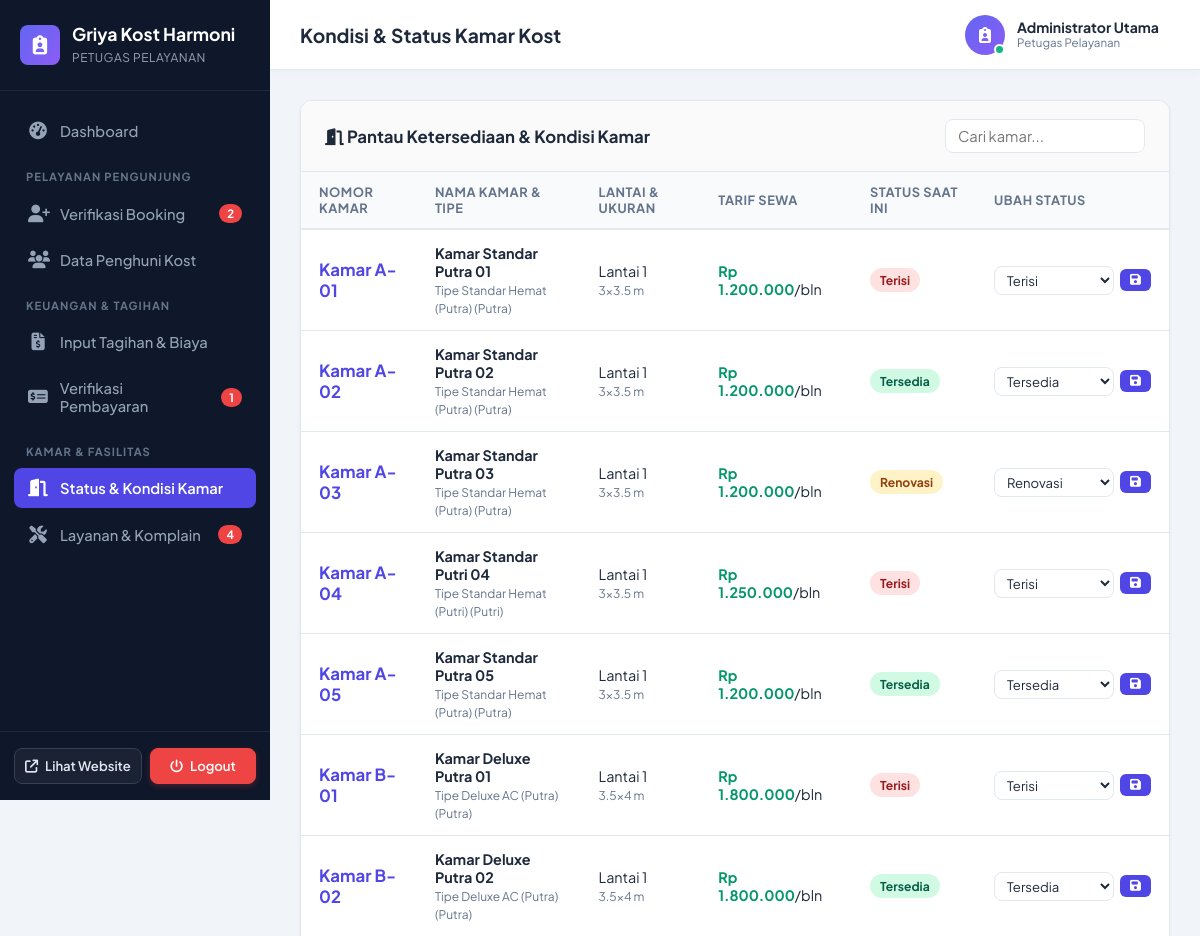
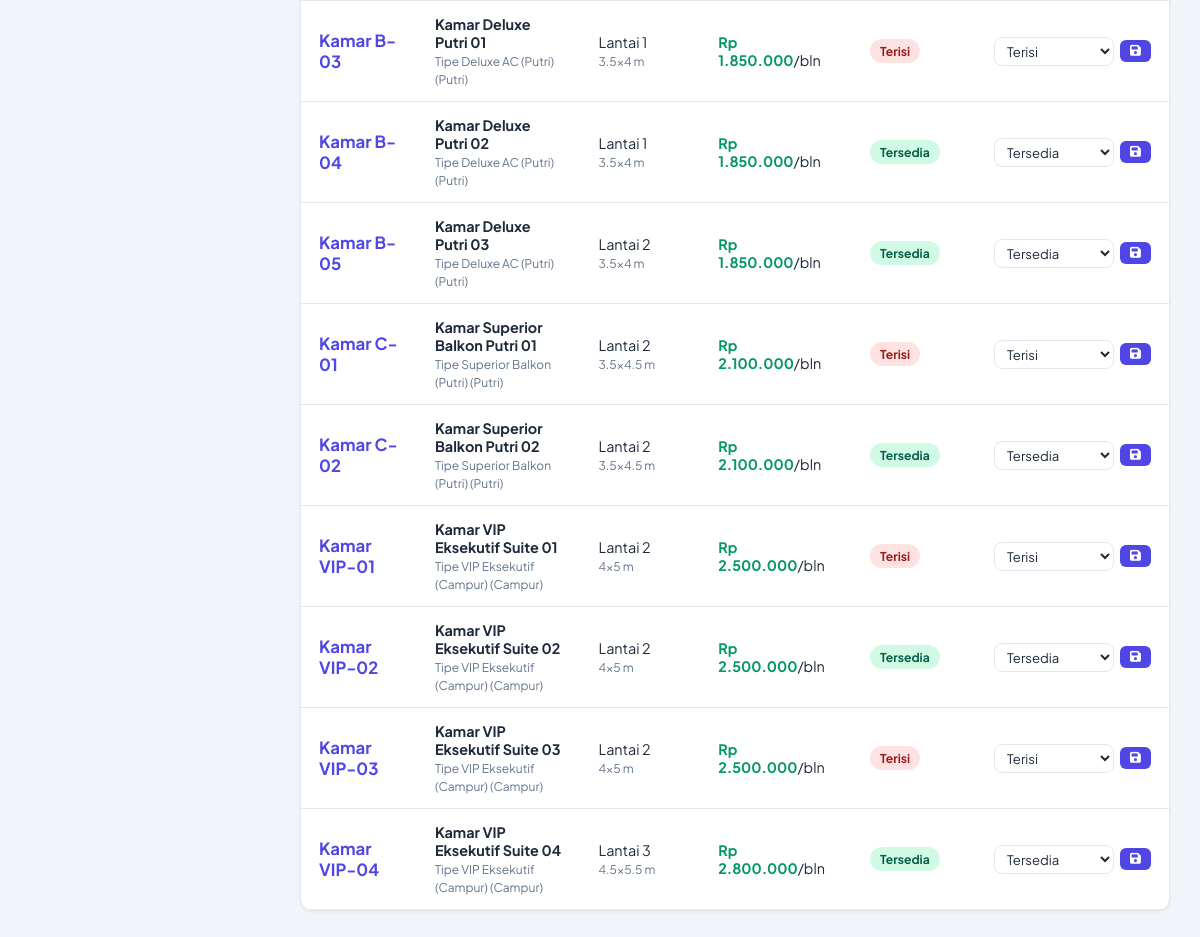
/petugas/kamar_status.php (signed in), run on the app's committed database (2 pictures, top to bottom).
### tables this page shows
CREATE TABLE `tbl_pengaturan` (
  `id` int(11) NOT NULL AUTO_INCREMENT,
  `nama_kost` varchar(100) NOT NULL DEFAULT 'Griya Kost Harmoni',
  `slogan` varchar(255) DEFAULT 'Hunian Modern, Bersih, Nyaman, Aman, dan Strategis',
  `logo` varchar(255) DEFAULT 'logo.png',
  `banner` varchar(255) DEFAULT 'banner.jpg',
  `deskripsi` text DEFAULT NULL,
  `alamat` text DEFAULT NULL,
  `kota` varchar(100) DEFAULT 'Jakarta Selatan',
  `no_telepon` varchar(20) DEFAULT '021-88997766',
  `no_wa` varchar(20) DEFAULT '081234567890',
  `email` varchar(100) DEFAULT 'kontak@griyakostharmoni.com',
  `nama_bank` varchar(50) DEFAULT 'Bank BCA',
  `no_rekening` varchar(50) DEFAULT '8830129841',
  `atas_nama` varchar(100) DEFAULT 'Griya Kost Harmoni',
  `qris_image` varchar(255) DEFAULT NULL,
  `updated_at` timestamp NOT NULL DEFAULT CURRENT_TIMESTAMP ON UPDATE CURRENT_TIMESTAMP,
  PRIMARY KEY (`id`)
);

CREATE TABLE `tbl_users` (
  `id_user` int(11) NOT NULL AUTO_INCREMENT,
  `username` varchar(50) NOT NULL UNIQUE,
  `password` varchar(255) NOT NULL,
  `nama_lengkap` varchar(100) NOT NULL,
  `email` varchar(100) NOT NULL UNIQUE,
  `no_hp` varchar(20) NOT NULL,
  `role` enum('admin','petugas','pengunjung') NOT NULL DEFAULT 'pengunjung',
  `foto` varchar(255) DEFAULT 'default_user.png',
  `alamat_asal` text DEFAULT NULL,
  `pekerjaan` varchar(100) DEFAULT 'Mahasiswa / Karyawan',
  `no_ktp` varchar(30) DEFAULT NULL,
  `status_aktif` enum('aktif','nonaktif') NOT NULL DEFAULT 'aktif',
  `created_at` timestamp NOT NULL DEFAULT CURRENT_TIMESTAMP,
  PRIMARY KEY (`id_user`)
);

CREATE TABLE `tbl_kamar` (
  `id_kamar` int(11) NOT NULL AUTO_INCREMENT,
  `id_kategori` int(11) NOT NULL,
  `nomor_kamar` varchar(20) NOT NULL UNIQUE,
  `nama_kamar` varchar(100) NOT NULL,
  `lantai` int(11) NOT NULL DEFAULT 1,
  `ukuran` varchar(20) NOT NULL DEFAULT '3x4 meter',
  `harga_per_bulan` decimal(12,2) NOT NULL,
  `harga_per_tahun` decimal(12,2) DEFAULT NULL,
  `harga_per_hari` decimal(12,2) DEFAULT NULL,
  `status` enum('tersedia','terisi','renovasi') NOT NULL DEFAULT 'tersedia',
  `foto_utama` varchar(255) DEFAULT 'kamar_default.jpg',
  `deskripsi` text DEFAULT NULL,
  `created_at` timestamp NOT NULL DEFAULT CURRENT_TIMESTAMP,
  PRIMARY KEY (`id_kamar`),
  KEY `fk_kamar_kategori` (`id_kategori`),
  CONSTRAINT `fk_kamar_kategori` FOREIGN KEY (`id_kategori`) REFERENCES `tbl_kategori_kamar` (`id_kategori`) ON DELETE CASCADE
);

CREATE TABLE `tbl_kategori_kamar` (
  `id_kategori` int(11) NOT NULL AUTO_INCREMENT,
  `nama_kategori` varchar(50) NOT NULL,
  `jenis_penghuni` enum('Putra','Putri','Campur') NOT NULL DEFAULT 'Campur',
  `deskripsi` text DEFAULT NULL,
  PRIMARY KEY (`id_kategori`)
);

### config/helper.php (called while the page is built, shortened)
<?php
function format_rupiah($angka) {
    return 'Rp ' . number_format((float)$angka, 0, ',', '.');
}
function get_profil_kost($conn) {
    $q = mysqli_query($conn, "SELECT * FROM tbl_pengaturan WHERE id = 1 LIMIT 1");
    if ($q && mysqli_num_rows($q) > 0) {
        return mysqli_fetch_assoc($q);
    }
    return [
        'nama_kost' => 'Griya Kost Harmoni',
        'slogan' => 'Hunian Nyaman & Strategis',
        'logo' => 'logo_default.png',
        'banner' => 'banner_default.jpg',
        'deskripsi' => 'Kost eksklusif fasilitas lengkap',
        'alamat' => 'Jl. Flamboyan No. 45',
        'kota' => 'Jakarta Selatan',
        'no_telepon' => '021-88997766',
        'no_wa' => '081234567890',
        'email' => 'kontak@griyakost.com',
        'nama_bank' => 'Bank BCA',
        'no_rekening' => '8830129841',
        'atas_nama' => 'Griya Kost Harmoni',
        'qris_image' => null
    ];
}
function get_current_user_data($conn) {
    $id = (int)$_SESSION['user_id'];
    $q = mysqli_query($conn, "SELECT * FROM tbl_users WHERE id_user = $id LIMIT 1");
    return ($q && mysqli_num_rows($q) > 0) ? mysqli_fetch_assoc($q) : null;
}
?>

### petugas/kamar_status.php (the view, shortened to what this page needs)
<?php
require_once __DIR__ . '/../koneksi.php';
require_once __DIR__ . '/../config/helper.php';
$kamar_list = mysqli_query($conn, "SELECT k.*, kat.nama_kategori, kat.jenis_penghuni
                                   FROM tbl_kamar k
                                   JOIN tbl_kategori_kamar kat ON k.id_kategori = kat.id_kategori
                                   ORDER BY k.lantai ASC, k.nomor_kamar ASC");
$page_title = "Kondisi & Status Kamar Kost";
require_once __DIR__ . '/header.php';
?>
<div class="card">
    <div class="card-header" style="display: flex; justify-content: space-between; align-items: center; flex-wrap: wrap; gap: 12px;">
        <h3 class="card-title"><i class="fa-solid fa-door-open"></i> Pantau Ketersediaan & Kondisi Kamar</h3>
        <input type="text" class="form-control table-search" data-target-table="statusKamarTable" placeholder="Cari kamar..." style="width: 200px; padding: 7px 12px;">
    </div>
    <div class="card-body" style="padding: 0;">
        <div class="table-responsive">
            <table class="data-table" id="statusKamarTable">
                <thead>
                    <tr>
                        <th>Nomor Kamar</th>
                        <th>Nama Kamar & Tipe</th>
                        <th>Lantai & Ukuran</th>
                        <th>Tarif Sewa</th>
                        <th>Status Saat Ini</th>
                        <th>Ubah Status</th>
                    </tr>
                </thead>
                <tbody>
                    <?php if ($kamar_list && mysqli_num_rows($kamar_list) > 0): ?>
                        <?php while ($km = mysqli_fetch_assoc($kamar_list)):
                            $badge = [
                                'tersedia' => 'badge-success',
                                'terisi' => 'badge-danger',
                                'renovasi' => 'badge-warning'
                            ][$km['status']] ?? 'badge-secondary';
                        ?>
                            <tr>
                                <td>
                                    <b style="font-size: 1.05rem; color: var(--adm-primary);">Kamar <?= htmlspecialchars($km['nomor_kamar']) ?></b>
                                </td>
                                <td>
                                    <b><?= htmlspecialchars($km['nama_kamar']) ?></b><br>
                                    <small style="color: var(--adm-muted);"><?= htmlspecialchars($km['nama_kategori']) ?> (<?= $km['jenis_penghuni'] ?>)</small>
                                </td>
                                <td>
                                    Lantai <?= $km['lantai'] ?><br>
                                    <small style="color: var(--adm-muted);"><?= htmlspecialchars($km['ukuran']) ?></small>
                                </td>
                                <td><b style="color: #059669;"><?= format_rupiah($km['harga_per_bulan']) ?></b>/bln</td>
                                <td><span class="badge <?= $badge ?>"><?= ucfirst($km['status']) ?></span></td>
                                <td>
                                    <form action="kamar_status.php" method="POST" style="display: flex; gap: 6px; align-items: center;">
                                        <select name="status" class="form-control" style="width: 120px; padding: 4px 8px; font-size: 0.82rem;">
                                            <option value="tersedia" <?= $km['status'] == 'tersedia' ? 'selected' : '' ?>>Tersedia</option>
                                            <option value="terisi" <?= $km['status'] == 'terisi' ? 'selected' : '' ?>>Terisi</option>
                                            <option value="renovasi" <?= $km['status'] == 'renovasi' ? 'selected' : '' ?>>Renovasi</option>
                                        </select>
                                        <button type="submit" name="btn_update_status_kamar" class="btn btn-primary btn-sm" title="Simpan Status">
                                            <i class="fa-solid fa-save"></i>
                                        </button>
                                    </form>
                                </td>
                            </tr>
                        <?php endwhile; ?>
                    <?php else: ?>
                        <tr><td colspan="6" style="text-align: center; color: var(--adm-muted); padding: 24px;">Belum ada data kamar.</td></tr>
                    <?php endif; ?>
                </tbody>
            </table>
        </div>
    </div>
</div>
<?php require_once __DIR__ . '/footer.php'; ?>

### petugas/header.php (shortened to what this page needs)
<?php
require_once __DIR__ . '/../koneksi.php';
require_once __DIR__ . '/../config/helper.php';
$profil = get_profil_kost($conn);
$curr_user = get_current_user_data($conn);
$q_b_count = mysqli_query($conn, "SELECT COUNT(*) as tot FROM tbl_booking WHERE status_booking = 'pending'");
$pending_booking = mysqli_fetch_assoc($q_b_count)['tot'] ?? 0;
$q_t_count = mysqli_query($conn, "SELECT COUNT(*) as tot FROM tbl_tagihan_pembayaran WHERE status_pembayaran = 'menunggu_verifikasi'");
$pending_bayar = mysqli_fetch_assoc($q_t_count)['tot'] ?? 0;
$q_k_count = mysqli_query($conn, "SELECT COUNT(*) as tot FROM tbl_pengaduan_layanan WHERE status IN ('menunggu', 'diproses')");
$pending_komplain = mysqli_fetch_assoc($q_k_count)['tot'] ?? 0;
$current_page = basename($_SERVER['PHP_SELF']);
?>
<!DOCTYPE html>
<html lang="id">
<head>
    <link rel="stylesheet" href="../assets/css/admin.css?v=<?= time() ?>">
    <link rel="stylesheet" href="https://cdnjs.cloudflare.com/ajax/libs/font-awesome/6.4.0/css/all.min.css">
</head>
<body>
<div class="admin-layout">
    <aside class="sidebar">
        <div class="sidebar-header">
            <div class="sidebar-logo-icon" style="background: linear-gradient(135deg, #6366f1, #8b5cf6);">
                <i class="fa-solid fa-clipboard-user"></i>
            </div>
            <div>
                <h2 class="sidebar-title"><?= htmlspecialchars($profil['nama_kost']) ?></h2>
                <span class="sidebar-subtitle">Petugas Pelayanan</span>
            </div>
        </div>
        <ul class="sidebar-menu">
            <li class="sidebar-item <?= $current_page == 'index.php' ? 'active' : '' ?>">
                <a href="index.php"><i class="fa-solid fa-gauge-high"></i> Dashboard</a>
            </li>
            <li class="menu-category">Pelayanan Pengunjung</li>
            <li class="sidebar-item <?= $current_page == 'booking_verifikasi.php' ? 'active' : '' ?>">
                <a href="booking_verifikasi.php">
                    <i class="fa-solid fa-user-plus"></i> Verifikasi Booking
                    <?php if ($pending_booking > 0): ?>
                        <span class="sidebar-badge"><?= $pending_booking ?></span>
                    <?php endif; ?>
                </a>
            </li>
            <li class="sidebar-item <?= $current_page == 'penghuni.php' ? 'active' : '' ?>">
                <a href="penghuni.php"><i class="fa-solid fa-users"></i> Data Penghuni Kost</a>
            </li>
            <li class="menu-category">Keuangan & Tagihan</li>
            <li class="sidebar-item <?= $current_page == 'tagihan_input.php' ? 'active' : '' ?>">
                <a href="tagihan_input.php"><i class="fa-solid fa-file-invoice-dollar"></i> Input Tagihan & Biaya</a>
            </li>
            <li class="sidebar-item <?= $current_page == 'tagihan_list.php' ? 'active' : '' ?>">
                <a href="tagihan_list.php">
                    <i class="fa-solid fa-money-check-dollar"></i> Verifikasi Pembayaran
                    <?php if ($pending_bayar > 0): ?>
                        <span class="sidebar-badge"><?= $pending_bayar ?></span>
                    <?php endif; ?>
                </a>
            </li>
            <li class="menu-category">Kamar & Fasilitas</li>
            <li class="sidebar-item <?= $current_page == 'kamar_status.php' ? 'active' : '' ?>">
                <a href="kamar_status.php"><i class="fa-solid fa-door-open"></i> Status & Kondisi Kamar</a>
            </li>
            <li class="sidebar-item <?= $current_page == 'layanan_komplain.php' ? 'active' : '' ?>">
                <a href="layanan_komplain.php">
                    <i class="fa-solid fa-screwdriver-wrench"></i> Layanan & Komplain
                    <?php if ($pending_komplain > 0): ?>
                        <span class="sidebar-badge"><?= $pending_komplain ?></span>
                    <?php endif; ?>
                </a>
            </li>
        </ul>
        <div class="sidebar-footer" style="padding: 16px 14px; border-top: 1px solid #1e293b; display: flex; align-items: center; gap: 8px;">
            <a href="../index.php" target="_blank" class="btn btn-sidebar-web" style="flex: 1; display: inline-flex; align-items: center; justify-content: center; gap: 7px; padding: 9px 10px; font-size: 0.82rem; font-weight: 600; text-decoration: none; border-radius: 8px; background: rgba(255, 255, 255, 0.05); color: #e2e8f0; border: 1px solid #334155;" title="Buka Halaman Depan Website">
                <i class="fa-solid fa-arrow-up-right-from-square"></i> Lihat Website
            </a>
            <a href="../logout.php" class="btn btn-sidebar-logout" style="flex: 1; display: inline-flex; align-items: center; justify-content: center; gap: 7px; padding: 9px 10px; font-size: 0.82rem; font-weight: 600; text-decoration: none; border-radius: 8px; background: #ef4444; color: #ffffff; border: 1px solid #ef4444;" title="Keluar dari Panel Petugas">
                <i class="fa-solid fa-power-off"></i> Logout
            </a>
        </div>
    </aside>
    <div class="main-wrapper">
        <header class="topbar">
            <div class="topbar-left">
                <div class="topbar-title">
                    <span><?= isset($page_title) ? $page_title : 'Dashboard Petugas' ?></span>
                </div>
            </div>
            <div class="topbar-right">
                <div class="user-profile-btn" style="cursor: default;">
                    <div class="user-avatar" style="background: linear-gradient(135deg, #6366f1, #8b5cf6); color: #ffffff;">
                        <i class="fa-solid fa-clipboard-user"></i>
                        <span class="status-pulse-dot"></span>
                    </div>
                    <div class="user-info">
                        <span class="user-name"><?= htmlspecialchars($curr_user['nama_lengkap'] ?? 'Petugas') ?></span>
                        <span class="user-role-badge">Petugas Pelayanan</span>
                    </div>
                </div>
            </div>
        </header>
        <main class="page-content">

### data on the page
tbl_pengaturan: nama_kost "Griya Kost Harmoni"
tbl_users: nama_lengkap "Administrator Utama"
tbl_kamar: nomor_kamar "A-01", nama_kamar "Kamar Standar Putra 01", id_kategori.nama_kategori "Tipe Standar Hemat (Putra)", id_kategori.jenis_penghuni "Putra", lantai "1", ukuran "3x3.5 m", harga_per_bulan "Rp 1.200.000", status "Terisi"
tbl_kamar: nomor_kamar "A-02", nama_kamar "Kamar Standar Putra 02", id_kategori.nama_kategori "Tipe Standar Hemat (Putra)", id_kategori.jenis_penghuni "Putra", lantai "1", ukuran "3x3.5 m", harga_per_bulan "Rp 1.200.000", status "Tersedia"
tbl_kamar: nomor_kamar "A-03", nama_kamar "Kamar Standar Putra 03", id_kategori.nama_kategori "Tipe Standar Hemat (Putra)", id_kategori.jenis_penghuni "Putra", lantai "1", ukuran "3x3.5 m", harga_per_bulan "Rp 1.200.000", status "Renovasi"
tbl_kamar: nomor_kamar "A-04", nama_kamar "Kamar Standar Putri 04", id_kategori.nama_kategori "Tipe Standar Hemat (Putri)", id_kategori.jenis_penghuni "Putri", lantai "1", ukuran "3x3.5 m", harga_per_bulan "Rp 1.250.000", status "Terisi"
tbl_kamar: nomor_kamar "A-05", nama_kamar "Kamar Standar Putra 05", id_kategori.nama_kategori "Tipe Standar Hemat (Putra)", id_kategori.jenis_penghuni "Putra", lantai "1", ukuran "3x3.5 m", harga_per_bulan "Rp 1.200.000", status "Tersedia"
tbl_kamar: nomor_kamar "B-01", nama_kamar "Kamar Deluxe Putra 01", id_kategori.nama_kategori "Tipe Deluxe AC (Putra)", id_kategori.jenis_penghuni "Putra", lantai "1", ukuran "3.5x4 m", harga_per_bulan "Rp 1.800.000", status "Terisi"
tbl_kamar: nomor_kamar "B-02", nama_kamar "Kamar Deluxe Putra 02", id_kategori.nama_kategori "Tipe Deluxe AC (Putra)", id_kategori.jenis_penghuni "Putra", lantai "1", ukuran "3.5x4 m", harga_per_bulan "Rp 1.800.000", status "Tersedia"
tbl_kamar: nomor_kamar "B-03", nama_kamar "Kamar Deluxe Putri 01", id_kategori.nama_kategori "Tipe Deluxe AC (Putri)", id_kategori.jenis_penghuni "Putri", lantai "1", ukuran "3.5x4 m", harga_per_bulan "Rp 1.850.000", status "Terisi"
tbl_kamar: nomor_kamar "B-04", nama_kamar "Kamar Deluxe Putri 02", id_kategori.nama_kategori "Tipe Deluxe AC (Putri)", id_kategori.jenis_penghuni "Putri", lantai "1", ukuran "3.5x4 m", harga_per_bulan "Rp 1.850.000", status "Tersedia"
tbl_kamar: nomor_kamar "B-05", nama_kamar "Kamar Deluxe Putri 03", id_kategori.nama_kategori "Tipe Deluxe AC (Putri)", id_kategori.jenis_penghuni "Putri", lantai "2", ukuran "3.5x4 m", harga_per_bulan "Rp 1.850.000", status "Tersedia"
tbl_kamar: nomor_kamar "C-01", nama_kamar "Kamar Superior Balkon Putri 01", id_kategori.nama_kategori "Tipe Superior Balkon (Putri)", id_kategori.jenis_penghuni "Putri", lantai "2", ukuran "3.5x4.5 m", harga_per_bulan "Rp 2.100.000", status "Terisi"
tbl_kamar: nomor_kamar "C-02", nama_kamar "Kamar Superior Balkon Putri 02", id_kategori.nama_kategori "Tipe Superior Balkon (Putri)", id_kategori.jenis_penghuni "Putri", lantai "2", ukuran "3.5x4.5 m", harga_per_bulan "Rp 2.100.000", status "Tersedia"
tbl_kamar: nomor_kamar "VIP-01", nama_kamar "Kamar VIP Eksekutif Suite 01", id_kategori.nama_kategori "Tipe VIP Eksekutif (Campur)", id_kategori.jenis_penghuni "Campur", lantai "2", ukuran "4x5 m", harga_per_bulan "Rp 2.500.000", status "Terisi"
tbl_kamar: nomor_kamar "VIP-02", nama_kamar "Kamar VIP Eksekutif Suite 02", id_kategori.nama_kategori "Tipe VIP Eksekutif (Campur)", id_kategori.jenis_penghuni "Campur", lantai "2", ukuran "4x5 m", harga_per_bulan "Rp 2.500.000", status "Tersedia"
tbl_kamar: nomor_kamar "VIP-03", nama_kamar "Kamar VIP Eksekutif Suite 03", id_kategori.nama_kategori "Tipe VIP Eksekutif (Campur)", id_kategori.jenis_penghuni "Campur", lantai "2", ukuran "4x5 m", harga_per_bulan "Rp 2.500.000", status "Terisi"
tbl_kamar: nomor_kamar "VIP-04", nama_kamar "Kamar VIP Eksekutif Suite 04", id_kategori.nama_kategori "Tipe VIP Eksekutif (Campur)", id_kategori.jenis_penghuni "Campur", lantai "3", ukuran "4.5x5.5 m", harga_per_bulan "Rp 2.800.000", status "Tersedia"

### other printed values
$pending_booking "2"
$pending_bayar "1"
$pending_komplain "4"
$page_title "Kondisi & Status Kamar Kost"
